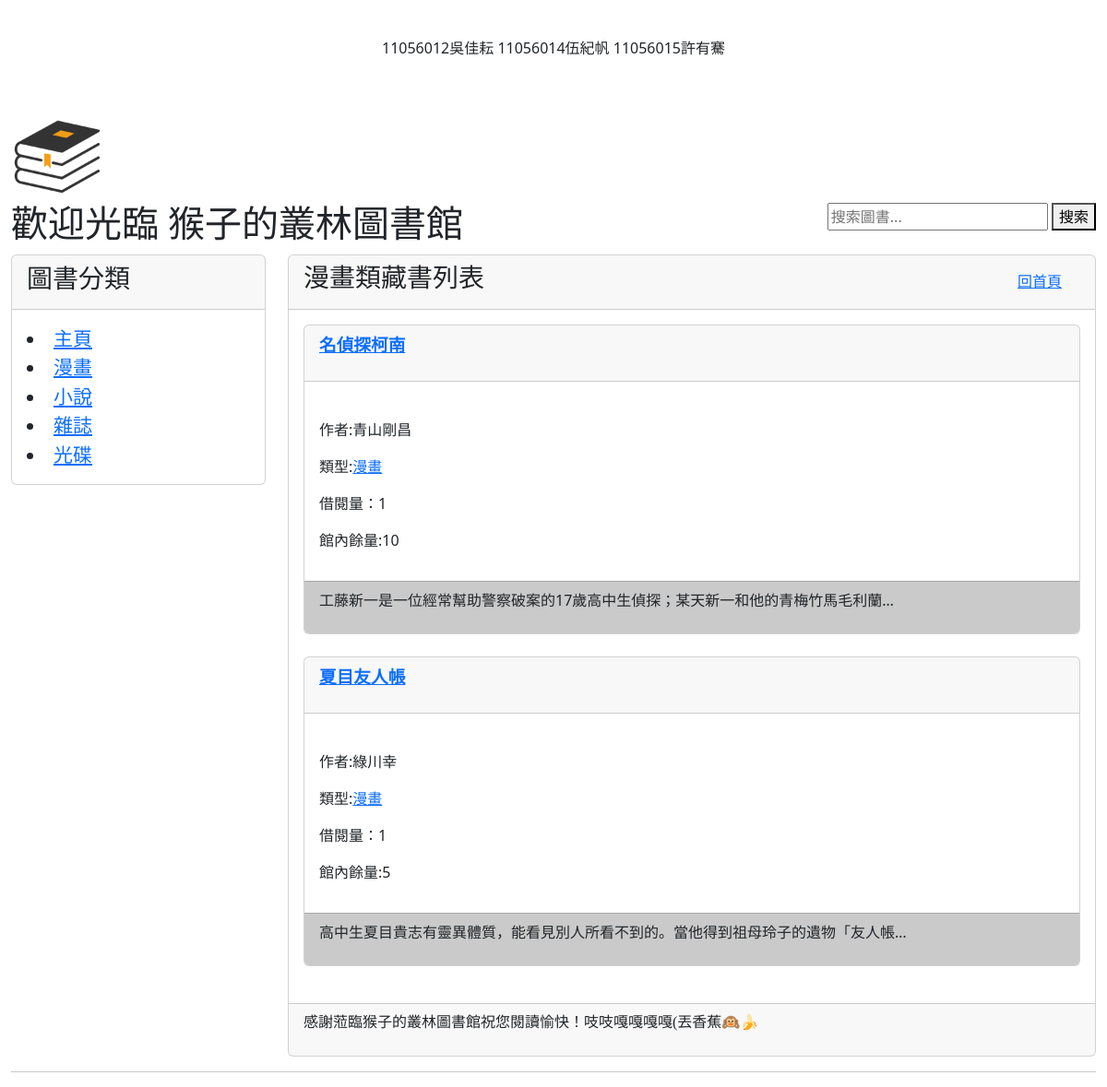
Page /category/1/ on the committed database.
### user_borrowAndReturn/models.py (models this page shows, shortened)
class Category(models.Model):
    name=models.CharField(max_length=100)
    def __str__(self):
        return self.name

class Book(models.Model):
    title = models.CharField(max_length=200)
    author = models.CharField(max_length=100)
    cover = models.CharField(max_length=500)
    category = models.ForeignKey(Category, on_delete=models.CASCADE, null=True, blank=True)
    available_quantity = models.PositiveIntegerField()
    publication_date = models.DateField(null=True,blank=True)
    content=models.TextField(max_length=500,null=True,blank=True)

### user_borrowAndReturn/views.py (the view)
# urls.py: path('category/<int:category_id>/',views.searchByCategory),
def searchByCategory(request, category_id):
    try:
        books=Book.objects.filter(category_id=category_id).annotate(borrow_count=Count('borrowingrecord')).order_by('-borrow_count', 'title')
        if books:
            category = books.first().category
            result=f"<h2>{category}</h2>"
            for book in books:
                result += f"<p>{book.title}</p> <p>作者:{book.author}</p> <p>館內餘量:{book.available_quantity}   借閱量：{book.borrow_count}</p><br>"
            return render(request, 'categoryPage.html', {'books':books,'category':category})
    except:
        return redirect('/')

### user_borrowAndReturn/templatetags/getAllCategoryForMenu.py (called while the page is built)
@register.simple_tag
def get_menu_categories():
    return Category.objects.all()

### templates/categoryPage.html (shortened to what this page needs)
{% extends "base.html" %}
{% block headmessage %}
<div style="display: flex;justify-content: space-between;align-items: center;">
    <h3 style='font-family:標楷體;'>{{ category }}類藏書列表</h3>
    <a style='font-family:微軟正黑體;margin-right: 20px;'href="/">回首頁</a>
</div>
{% endblock headmessage %}
{% block content %}
{% for book in books %}
<div class='card'>
    <div class='card-header'>
        <p style='font-family:微軟正黑體;font-size:14pt;font-weight:bold;'>
            <a href='/book/{{ book.id }}/'>{{ book.title }}</a>
        </p>
    </div>
    <br>
    <div class='card-body' style='background-color:#ffffff'>
        <p>作者:{{ book.author }}</p>
        <p>類型:<a href='/category/{{ book.category_id }}/'>{{ book.category }}</a></p>
        <p>借閱量：{{ book.borrow_count }}</p>
        <p>館內餘量:{{ book.available_quantity }}</p>
    </div>
    <div class='card-footer'  style='background-color:#cacaca'>
        <p>{{ book.content | truncatechars:40 }}</p>
    </div>
</div>
<br>
{% endfor %}
{% endblock content %}

### templates/base.html (shortened to what this page needs)
{% load getAllCategoryForMenu %}
<!DOCTYPE html>
<html>
    <head>
    <link href="https://cdn.jsdelivr.net/npm/bootstrap@5.3.2/dist/css/bootstrap.min.css" rel="stylesheet">
    </head>
    <body>
        <div class="container-fluid">
            {% include 'header.html'%}
            <div class="row">
                <div class="col-sm-3 col-md-3">
                     <div class="card">
                        <div class="card-header">
                            <h3>圖書分類<h3>
                        </div>
                        <div class="card-body">
                            <div class="list-group" style="font-size: 21px;">
                                <li><a href="/">主頁</a></li>
                                {% get_menu_categories as categories %}
                                {% for category in categories %}
                                    <li><a href="/category/{{ category.id }}/">{{ category.name }}</a></li>
                                {% endfor %}
                            </div>
                        </div>
                    </div>
             </div>
             <div class="col-sm-9 col-md-9">
                <div class="card">
                    <div class="card-header">
                    {% block headmessage %}
                    {% endblock %}
                </div>
                <div class="card-body">
                    {% block content %}
                    {% endblock %}
                </div>
                <div class="card-footer">
                    {% include 'footer.html' %}
                </div>
            </div>
        </div>
    </div>
        <hr>
    </body>
</html>

### rows in the picture
Category: name "漫畫"
Category: name "小說"
Category: name "雜誌"
Category: name "光碟"
Book: title "名偵探柯南", author "青山剛昌", category "漫畫", borrow_count "1", available_quantity "10", content "工藤新一是一位經常幫助警察破案的17歲高中生偵探；某天新一和他的青梅竹馬毛利蘭…"
Book: title "夏目友人帳", author "綠川幸", category "漫畫", borrow_count "1", available_quantity "5", content "高中生夏目貴志有靈異體質，能看見別人所看不到的。當他得到祖母玲子的遺物「友人帳…"
